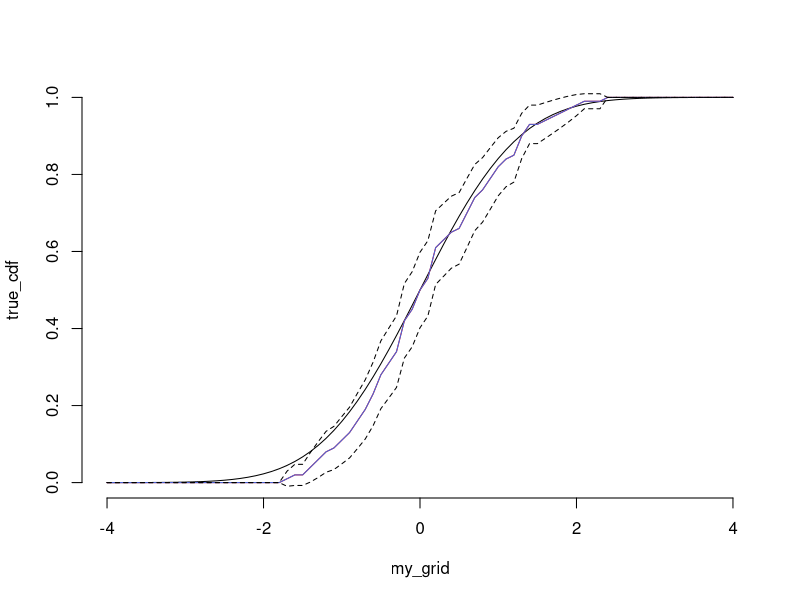
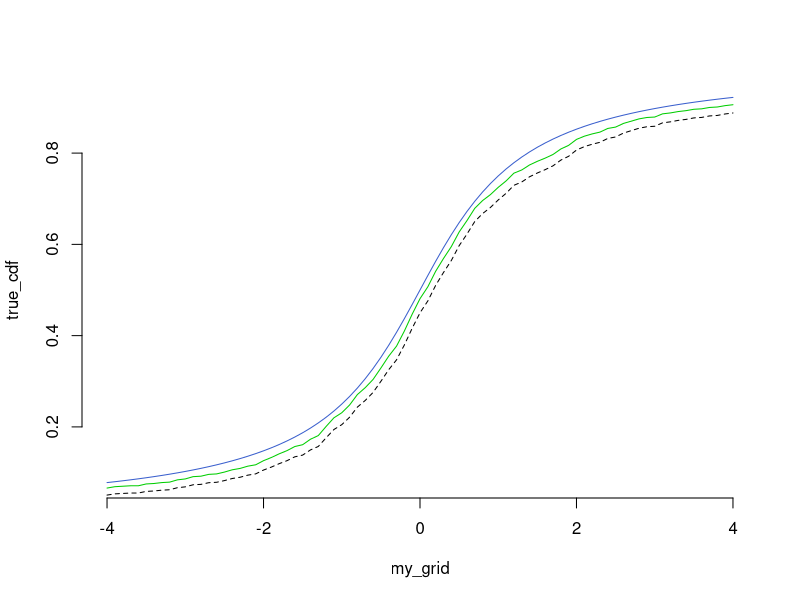

The R source for these figures, in order:
set.seed(4)
N <- 100
data <- rnorm(N)

par(bty="n")
my_grid <- seq(-4.0, 4.0, by=0.1)
true_cdf <- pnorm(my_grid) # CDF of a Gaussian

plot(my_grid, true_cdf, col="Black", type="l")

# empirical CDF
empirical_CDF <- function(data, x){
  # 1/n.sum(ID(X_i)]-infty,x])
  return(mean((data <= x)))
}

F_hat <- vector(length=length(my_grid))
for (idx in 1:length(my_grid)) {
  F_hat[idx]=empirical_CDF(data,my_grid[idx])
}

lines(my_grid, F_hat, col="red")

#set.seed(1)
#N <- 100
#data <- rnorm(N)

#F_hat <- vector(length=length(my_grid))
#for (idx in 1:length(my_grid)) {
#  F_hat[idx]=empirical_CDF(data,my_grid[idx])
#}

lines(my_grid, F_hat, col="RoyalBlue")

get_quantile <- function(confidence_level) {
  alpha <- 1-confidence_level
  alpha_half <- alpha/2
  return(qnorm(1-alpha_half))
}

# We need a 95% confidence interval. I.e. We need the quantile
# z_{\frac{\alpha}{2}} = \Phi^{-1}(0.975)

z <- qnorm(0.975)
estimate_sd <- sqrt((F_hat*(1-F_hat))/N)
lower_bound <- F_hat-z*estimate_sd
upper_bound <- F_hat+z*estimate_sd

lines(my_grid, lower_bound, lty=2)
lines(my_grid, upper_bound, lty=2)

####################################

# CAUCHY

set.seed(0)
N <- 1000
dat <- rcauchy(N)

par(bty= "n")
my_grid <- seq(-4.0, 4.0, by = 0.1)
# pnorm -> cdf
# dnorm -> pdf
# qnorm -> for quantiles: it equal to \Phi^{-1}
true_cdf <- pcauchy(my_grid) # Phi- cumulative distribution function (cdf)  of Gaussian 0,1
plot(my_grid, true_cdf, col =  "RoyalBlue3", type = "l")

# empirical cdf
empirical_cdf <- function(dat, x){
  out = mean(dat <= x)
  return(out)
}

F_hat <- vector(length = length(my_grid))
for (idx in 1:length(my_grid)){
  F_hat[idx] = empirical_cdf(dat, my_grid[idx])
}

lines(my_grid, F_hat, col= "green3")

## function to compute the quantile given a confidence level
get_quantile<-function(confidence_level){
  alpha <- 1-confidence_level
  alpha_half <- alpha/2
  return(qnorm(1 - alpha_half))
}

### We need a 95% confidence interval => z_{\alpha/2} = Phi^{-1}(0.975)
z = qnorm(0.975)
e_sd = sqrt((F_hat*(1-F_hat))/N)
lower_bound = F_hat - z*e_sd
upper_bound = F_hat + z*e_sd
lines(my_grid, lower_bound, lty = 2)

